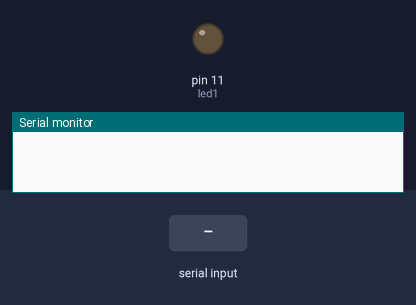
A sketch run on a simulated Arduino Uno, built with avr-gcc and run on an emulated ATmega328P. On the bench: output pins drawn as LEDs (lit = HIGH), the last lines printed to the serial monitor. Inputs (shaded band) come from the test bench.

Above: at 1.2 s.
1.3 s: "s" received over Serial
At 1.9 s:
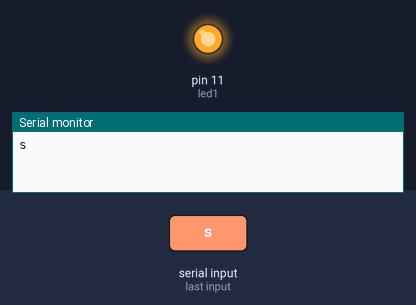
2.8 s: "1" received over Serial
Timing chart, 0 to 5.8 s (numbered marks = the images above; inputs shaded):
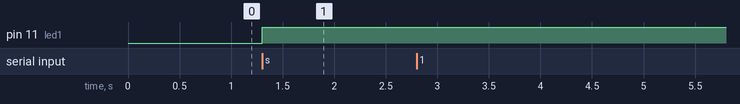

Measured:
- after the input at 1.3 s, pin 11 (led1): LOW → HIGH at once

The sketch:

Serial_Read_LED.ino
```cpp
//Serial.available()
//Serial.Read() - reads incoming serial data
// This example is turning on and off by sending character 's' to your Serial monitor.

int state = LOW; //inital state of LED is LOW
int led1 = 11;
char input;

void setup() {
  Serial.begin(9600);
  pinMode(led1,OUTPUT);
}

void loop() {
  if(Serial.available()>0)
  { //When your Serial monitor receives something.
    input = Serial.read();

    if (input == 's')
    {
      Serial.println(input);
      state = !state;
      digitalWrite(led1,state);
    }
    else
    {
      Serial.print(input);
      Serial.print("<---");
      Serial.println("Make sure that you type 's'");
    }
  }
}
```
